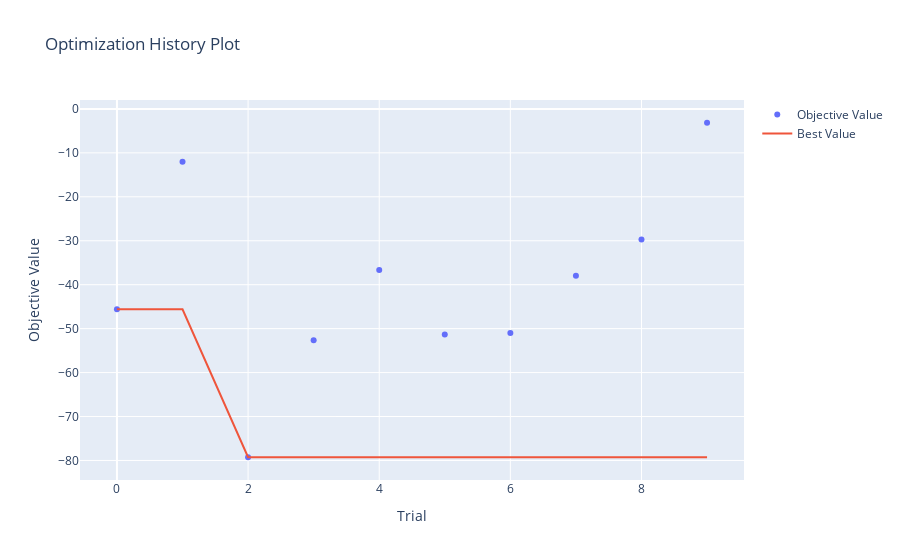

Source (notebook cell):
### Code cell
import optuna

fig = optuna.visualization.plot_optimization_history(study)
#fig.update_yaxes(type='log')
fig.show()

### Figure 1 — Plotly figure (JSON) as saved in the notebook; plotly's stock layout.template omitted (floating-point values rounded to 4 significant figures)
{"data": [{"mode": "markers", "name": "Objective Value", "type": "scatter", "x": [0, 1, 2, 3, 4, 5, 6, 7, 8, 9], "y": [-45.6, -12.0, -79.27, -52.62, -36.63, -51.31, -51.0, -37.94, -29.74, -3.146]}, {"mode": "lines", "name": "Best Value", "type": "scatter", "x": [0, 1, 2, 3, 4, 5, 6, 7, 8, 9], "y": [-45.6, -45.6, -79.27, -79.27, -79.27, -79.27, -79.27, -79.27, -79.27, -79.27]}, {"marker": {"color": "#cccccc"}, "mode": "markers", "name": "Infeasible Trial", "showlegend": false, "type": "scatter", "x": [], "y": []}], "layout": {"title": {"text": "Optimization History Plot"}, "xaxis": {"title": {"text": "Trial"}}, "yaxis": {"title": {"text": "Objective Value"}}}}
